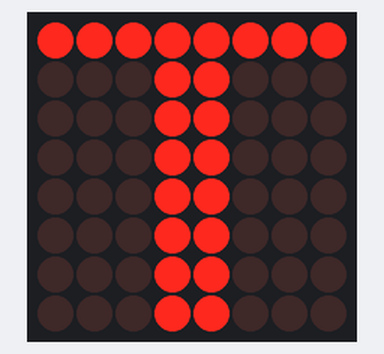
Bench run of a sketch on a simulated Arduino Uno, built with avr-gcc and run on an emulated ATmega328P. Shown: 8×8 LED matrix. Wiring (inferred from the names in the program): LED matrix (orientation assumed): rows pin 2, pin 3, pin 4, pin 5, pin 6, pin 7, pin 8, pin 9; columns pin 10, pin 11, pin 12, pin 13, A3, A2, A1, A0.

Above: at 0.1 s.

The sketch:

led_matrix.ino
```cpp
int rowPins[8] = {2,3,4,5,6,7,8,9};
int colPins[8] = {10,11,12,13,A3,A2,A1,A0};

// Letter T
byte T[8] = {
  B11111111,
  B00011000,
  B00011000,
  B00011000,
  B00011000,
  B00011000,
  B00011000,
  B00011000
};

void setup()
{
  for(int i=0; i<8; i++)
  {
    pinMode(rowPins[i], OUTPUT);
    pinMode(colPins[i], OUTPUT);
  }
}

void loop()
{
  for(int row=0; row<8; row++)
  {
    // turn OFF all rows
    for(int i=0; i<8; i++)
    {
      digitalWrite(rowPins[i], LOW);
    }

    // set columns
    for(int col=0; col<8; col++)
    {
      if(bitRead(T[row], 7-col))
      {
        digitalWrite(colPins[col], LOW);
      }
      else
      {
        digitalWrite(colPins[col], HIGH);
      }
    }

    // activate current row
    digitalWrite(rowPins[row], HIGH);

    delay(2);
  }
}
```
